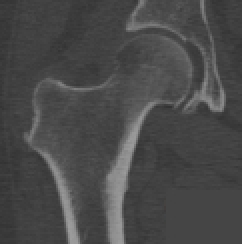
%> input picture A_2D_topUSB/Eve/Eve_Axial 0 2565+000256-001.jpg, 121 x 122 px (shown 2 times larger)
$ octave V_HU.m   (GNU Octave 9; MATLAB toolbox functions it lacks are replaced by stand-ins)
%> lines starting %> are read from the running program, lines starting %| are printed output that depends on the picture; in (x1, y1, x2, y2) boxes, pixels count from 0 and x2, y2 are one past the last pixel; in counts of white or black regions, pixels touching at a corner belong together; the program's own positions count from 1
### A_2D_topUSB/convert2gray.m
% https://www.geeksforgeeks.org/matlab-converting-a-grayscale-image-to-binary-image-using-thresholding/

function [binary] = convert2gray(img)

	[x, y, z]=size(img);

	% if Read Image is an RGB Image then convert
	% it to a Gray Scale Image For an RGB image
	% the value of z will be 3 and for a Grayscale
	% Image the value of z will be 1

	if z==3
		img=rbgTogray(img);
	end

	% change the class of image
	% array from 'unit8' to 'double'
	img=double(img);

	% Calculate sum of all the gray level
	% pixel's value of the GraySacle Image
	sum=0;
	for i=1:x
		for j=1:y
		sum=sum+img(i, j);
	end
	end


	binary=img/max(max(img));


end

### A_2D_topUSB/rbgTogray.m
function [grayImage] = rbgTogray(rgbImage)
try
  [rows, columns, numberOfColorChannels ]= size(rgbImage);
  if numberOfColorChannels  == 3
      % It's color, need to convert it to grayscale.
      redChannel = rgbImage(:, :, 1);
      greenChannel = rgbImage(:, :, 2);
      blueChannel = rgbImage(:, :, 3);
      % Do the weighted sum.
      grayImage = .299*double(redChannel) + ...
                  .587*double(greenChannel) + ...
                  .114*double(blueChannel);
      % You probably want to convert it back to uint8 so you can display it.
      grayImage = uint8(grayImage);
  else
      % It's already gray scale.
      grayImage = rgbImage;  % Input image is not really RGB color.
  end
catch ME
  errorMessage = sprintf('Error in function %s() at line %d.\n\nError Message:\n%s', ...
    ME.stack(1).name, ME.stack(1).line, ME.message);
  fprintf(1, '%s\n', errorMessage);
  uiwait(warndlg(errorMessage));
end

### A_2D_topUSB/V_HU.m
close all
%%%%%%%%%
%% Hounfield a partir de DICOM
HUmax=2565;
HUmin=787;
%%
%% miguel cerrolaza
dmax=1.9; %g/cmm3  cortical
dmin=0.14;%g/cmm3  esponjoso 0.14 to 1.10
%%%%%%%%%%%%%%%%%%%%%%
%% IMAGENES EXTRAIDAS DEL VHP FEMENINO
img8=imread('Eve/Eve_Axial 0 2565+000256-001.jpg');
%> img8 is the input picture: size 122x121x3 uint8; mean R, G, B 73.4, 73.4, 73.4
img9=imread('Eve/Eve_Axial 787 2565+000256-000.jpg');
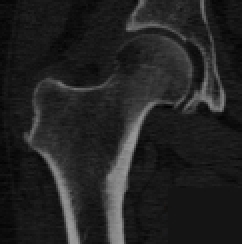
%> input picture A_2D_topUSB/Eve/Eve_Axial 787 2565+000256-000.jpg, 121 x 122 px (shown 2 times larger)
%> img9 is the input picture: size 122x121x3 uint8; mean R, G, B 34.5, 34.5, 34.5
img10=imread('Eve/Eve_Axial bone+000255-000.jpg');
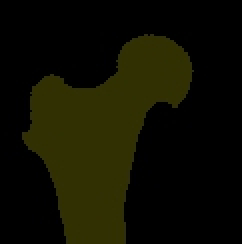
%> input picture A_2D_topUSB/Eve/Eve_Axial bone+000255-000.jpg, 121 x 122 px (shown 2 times larger)
%> img10 is the input picture: size 122x121x3 uint8; mean R, G, B 15.4, 15.1, 1
%%%%%%%%%%%%%%%%%%%%%%
%% BINARY
img8=convert2gray(img8);
%> after the loop in convert2gray, `for i=1:x`: sum = 1083854
%> in convert2gray, `binary=img/max(max(img));`:
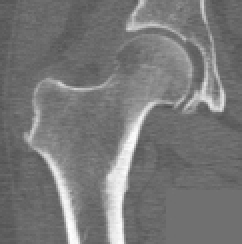
%> binary: size 122x121 double (shown 2 times larger); min 0.321, max 1, mean 0.471
img9=convert2gray(img9);
%> after the loop in convert2gray (call 2), `for i=1:x`: sum = 509164
%> in convert2gray (call 2), `binary=img/max(max(img));`:
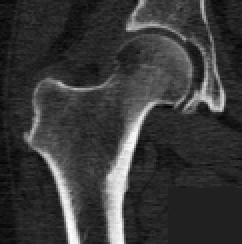
%> binary: size 122x121 double (shown 2 times larger); min 0.0129, max 1, mean 0.223
img10=convert2gray(img10)>0.8;
%> in rbgTogray (call 3), `blueChannel = rgbImage(:, :, 3);`:
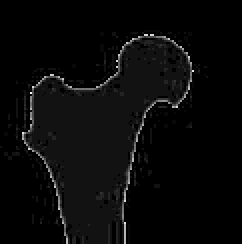
%> blueChannel: size 122x121 uint8 (shown 2 times larger); min 0, max 28, mean 1; drawn with min black and max white
%> in rbgTogray (call 3), `grayImage = .299*double(redChannel) + .587*double(greenChannel) + .114..`:
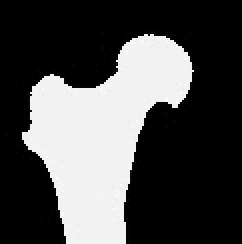
%> grayImage: size 122x121 double (shown 2 times larger); min 0, max 45.28, mean 13.6; drawn with min black and max white
%> img10: size 122x121 logical; 31.4% white; 1 white region, box (x1, y1, x2, y2) and area: (11, 17, 97, 122) 4639
%%%%%%%%%%%%%%%%%%%%
%% COVERSION A HOUNFIELD
img1=img9;
x1=max(img1(:));
%> x1 = 1
x2=min(img1(:));
%> x2 = 0.0129
%
a1=(HUmin-HUmax)/(x2-x1);
%> a1 = 1801.2
b2=HUmin-a1*x2;
%> b2 = 763.8
img1=(img1)*a1+b2;
BHU=img1;
%
a1=(dmin-dmax)/(HUmin-HUmax);
b2=dmin-a1*HUmin;
DHU=(BHU)*a1+b2;
%% ELIMINAR MATERIAL NO OSEO
DHU=DHU.*img10;
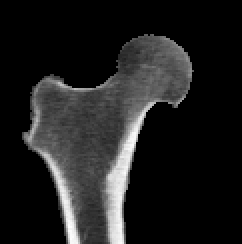
%> DHU: size 122x121 double (shown 2 times larger); min 0, max 1.9, mean 0.235; drawn with min black and max white
%%%%%%%%%%%%%%%%%%%%
%% GRAFICAS
figure;imagesc(BHU);daspect([1,1,1]);title('BHU');colormap('bone');colorbar;
figure;imagesc(DHU);daspect([1,1,1]);title('DHU');colormap('bone');colorbar;
